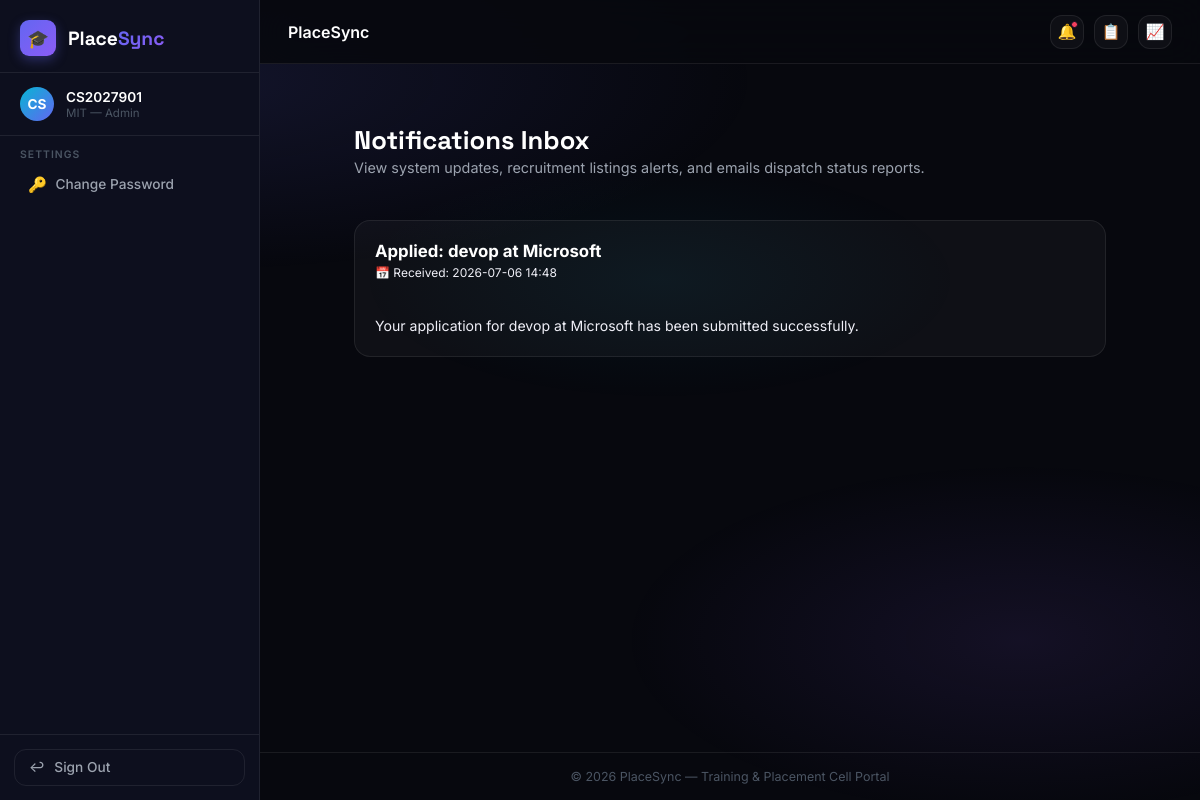
The page /communication/notifications/ (signed in) on the database its author committed.
### accounts/models.py (models this page shows, shortened)
class User(AbstractUser):
    class Role(models.TextChoices):
        COLLEGE_ADMIN = 'COLLEGE_ADMIN', 'College Admin'
        STUDENT = 'STUDENT', 'Student'
    role = models.CharField(
        max_length=20,
        choices=Role.choices,
        default=Role.STUDENT
    )
    college = models.ForeignKey(
        'colleges.College',
        on_delete=models.SET_NULL,
        null=True,
        blank=True,
        related_name='users'
    )
    must_change_password = models.BooleanField(default=False)

### colleges/models.py (models this page shows, shortened)
class College(models.Model):
    name = models.CharField(max_length=255, unique=True)
    code = models.CharField(max_length=50, unique=True, help_text="Unique college code or abbreviation")
    address = models.TextField(blank=True)
    website = models.URLField(blank=True)
    created_at = models.DateTimeField(auto_now_add=True)
    logo = models.ImageField(upload_to='college_logos/', blank=True, null=True)
    university = models.CharField(max_length=255, blank=True)
    email = models.EmailField(blank=True)
    phone = models.CharField(max_length=20, blank=True)
    linkedin = models.URLField(blank=True, verbose_name="LinkedIn")
    twitter = models.URLField(blank=True, verbose_name="Twitter")
    instagram = models.URLField(blank=True, verbose_name="Instagram")

### communication/models.py (models this page shows, shortened)
class Notification(models.Model):
    user = models.ForeignKey(
        settings.AUTH_USER_MODEL,
        on_delete=models.CASCADE,
        related_name='notifications'
    )
    title = models.CharField(max_length=255)
    message = models.TextField()
    is_read = models.BooleanField(default=False)
    created_at = models.DateTimeField(auto_now_add=True)
    class Meta:
        ordering = ['-created_at']

### communication/views.py (the view)
# urls.py: path('notifications/', NotificationListView.as_view(), name='notifications'),
class NotificationListView(LoginRequiredMixin, View):
    template_name = 'communication/notification_list.html'
    def get(self, request, *args, **kwargs):
        notifications = Notification.objects.filter(user=request.user)
        return render(request, self.template_name, {'notifications': notifications})

### staff_permissions/templatetags/staff_tags.py (called while the page is built)
@register.filter(name='has_perm_filter')
def has_perm_filter(user, permission_name):
    if not user or not user.is_authenticated:
        return False
    return has_staff_permission(user, permission_name)

@register.filter(name='is_college_admin_filter')
def is_college_admin_filter(user):
    if not user or not user.is_authenticated:
        return False
    return is_college_admin(user)

### staff_permissions/utils.py (called while the page is built, shortened)
def is_college_admin(user):
    if not user.is_authenticated:
        return False
    if user.is_superuser:
        return True
    if getattr(user, 'role', '') == 'COLLEGE_ADMIN':
        return not hasattr(user, 'staff_profile')
    return False

def has_staff_permission(user, permission_name):
    if not user.is_authenticated:
        return False
    if is_college_admin(user):
        return True
    if getattr(user, 'role', '') != 'COLLEGE_ADMIN':
        return False

### templates/communication/notification_list.html (shortened to what this page needs)
{% extends 'base.html' %}
{% block content %}
<div class="container" style="flex: 1; padding-top: 2rem; padding-bottom: 3rem; max-width: 800px;">
    <div class="dashboard-header" style="border-bottom: none; margin-bottom: 1.5rem;">
        <div>
            <h1 class="dashboard-title">Notifications Inbox</h1>
            <p class="dashboard-welcome">View system updates, recruitment listings alerts, and emails dispatch status reports.</p>
        </div>
    </div>
    <div style="display: flex; flex-direction: column; gap: 1rem;">
        {% if notifications %}
            {% for note in notifications %}
                <div class="card-panel" style="margin-top: 0; padding: 1.25rem; {% if not note.is_read %}border-left: 4px solid var(--primary); background: rgba(99, 102, 241, 0.02);{% endif %}">
                    <div style="display: flex; justify-content: space-between; align-items: start; gap: 1rem;">
                        <div>
                            <div style="display: flex; align-items: center; gap: 0.5rem; flex-wrap: wrap;">
                                <h4 style="font-size: 1.05rem; font-weight: 700; color: #fff; margin: 0;">{{ note.title }}</h4>
                            </div>
                            <span style="font-size: 0.75rem; color: var(--text-muted); display: block; margin-top: 0.25rem;">📅 Received: {{ note.created_at|date:"Y-m-d H:i" }}</span>
                        </div>
                    </div>
                    <div style="font-size: 0.88rem; color: var(--text-secondary); line-height: 1.5; margin-top: 0.85rem; white-space: pre-line;">
                        {{ note.message }}
                    </div>
                </div>
            {% endfor %}
        {% endif %}
    </div>
</div>
{% endblock %}

### templates/base.html (shortened to what this page needs)
{% load static %}
{% load staff_tags %}
<!DOCTYPE html>
<html lang="en">
<head>
    <link rel="stylesheet" href="{% static 'css/style.css' %}">
</head>
<body>
{% if user.is_authenticated %}
<div class="app-layout">
    <aside class="sidebar" role="navigation" aria-label="Main navigation">
        <a href="{% url 'dashboard:index' %}" class="sidebar-brand">
            <div class="sidebar-brand-icon">🎓</div>
            <div class="sidebar-brand-text">Place<span>Sync</span></div>
        </a>
        <div class="sidebar-user">
            <div class="sidebar-avatar">{{ user.username|slice:":2"|upper }}</div>
            <div class="sidebar-user-info">
                <div class="sidebar-user-name">{{ user.username }}</div>
                <div class="sidebar-user-role">{{ user.college.code }} — Admin</div>
            </div>
        </div>
        <div class="sidebar-section">
            <div class="sidebar-section-label">Settings</div>
            <ul class="sidebar-nav">
                {% if request.user|is_college_admin_filter %}
                <li><a href="{% url 'staff_permissions:settings' %}" class="sidebar-link"><span class="sidebar-link-icon">⚙️</span> Settings</a></li>
                {% else %}
                <li><a href="{% url 'staff_permissions:change_password' %}" class="sidebar-link"><span class="sidebar-link-icon">🔑</span> Change Password</a></li>
                {% endif %}
            </ul>
        </div>
        <div class="sidebar-footer">
            <a href="{% url 'accounts:logout' %}" class="sidebar-logout">
                <span>↩</span> Sign Out
            </a>
        </div>
    </aside>
    <div class="main-area">
        <header class="topbar">
            <span class="topbar-title">{% block topbar_title %}PlaceSync{% endblock %}</span>
            <div class="topbar-actions">
                <a href="{% url 'communication:notifications' %}" class="topbar-btn" title="Notifications">
                    🔔<span class="topbar-notif-dot"></span>
                </a>
                <a href="{% url 'reports:dashboard' %}"   class="topbar-btn" title="Reports">📋</a>
                <a href="{% url 'analytics:dashboard' %}" class="topbar-btn" title="Analytics">📈</a>
            </div>
        </header>
        <main class="page-content" id="main-content">
{% endif %}
{% block content %}{% endblock %}
{% if user.is_authenticated %}
        </main>
        <footer class="footer">
            &copy; 2026 PlaceSync &mdash; Training &amp; Placement Cell Portal
        </footer>
    </div>
</div>
{% else %}
</div>
{% endif %}
</body>
</html>

### rows shown on the page
User: username "CS", username "CS2027901", college.code "MIT"
Notification: title "Applied: devop at Microsoft", created_at "2026-07-06 14:48", message "Your application for devop at Microsoft has been submitted successfully."
